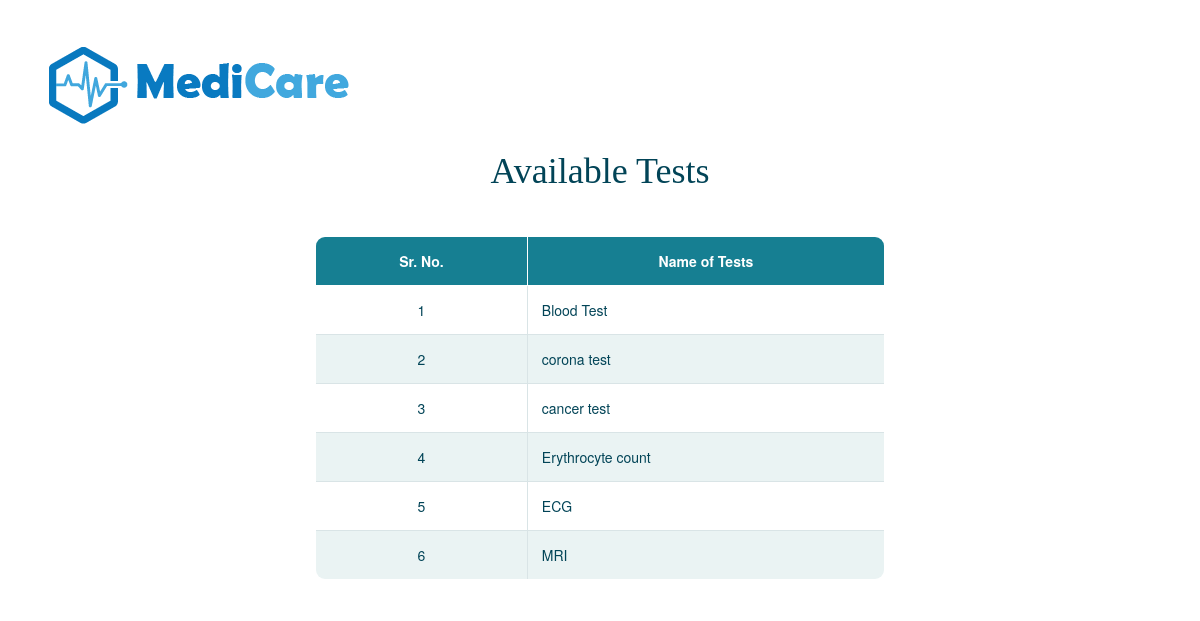
Screenshot of /viewtests.php (signed in) with the database file from the repository.
### tables this page shows
CREATE TABLE `tests` (
  `id` int(11) NOT NULL,
  `name` varchar(100) DEFAULT NULL
);

### viewtests.php (the view, shortened to what this page needs)
<?php
include_once 'includes/dbh.inc.php';
include_once 'managerheader.php';
?>
<div class ="container-fluid">
<div class ="row">
<div class= "col-xs-12">
<center><h1>Available Tests</h1></center>
</div>
</div>
</div><br>
<div class ="container-fluid">
<div class ="row">
<div class ="col-md-3 col-xs-12"></div>
<div class ="col-md-6 col-xs-12">
<table class ="responstable">
<tr>
<th><center>Sr. No.</center></th>
<th><center>Name of Tests</center></th>
</tr>
<?php
$i=1;
$sql="SELECT * FROM tests";
$result=mysqli_query($conn,$sql);
$resultcheck=mysqli_num_rows($result);
if($resultcheck<1)
{?>
<h3>No Tests</h3>
<?php
}
else{
    while($row=mysqli_fetch_assoc($result))
    {?>
    <tr>
    <td><?php echo $i?></td>
    <td><?php echo $row['name']?></td>
    </tr>
<?php
$i++;
    }
}
?>
</table></center>
</div>
</div>
</div>
</body>
</html>

### managerheader.php (style rules this page uses)
body { background-image:url(images/manager.jpg); background-size:cover; background-repeat:no-repeat; }

### viewtests.php (style rules this page uses)
.responstable { margin: 1em 0; width: 100%; overflow: hidden; background: #fff; color: #024457; border-radius: 10px; border: 1px solid #167f92; }
.responstable tr { border: 1px solid #d9e4e6; }
.responstable tr:nth-child(odd) { background-color: #eaf3f3; }
.responstable th { display: none; border: 1px solid #fff; background-color: #167f92; color: #fff; padding: 1em; }
.responstable th:first-child { display: table-cell; text-align: center; }
.responstable th:nth-child(2) { display: table-cell; }
.responstable th:nth-child(2):after { content: attr(data-th); }
@media (min-width: 480px) { .responstable th:nth-child(2):after { display: none; } }
.responstable td { display: block; word-wrap: break-word; max-width: 7em; }
.responstable td:first-child { display: table-cell; text-align: center; border-right: 1px solid #d9e4e6; }
@media (min-width: 480px) { .responstable td { border: 1px solid #d9e4e6; } }
.responstable th, .responstable td { text-align: left; margin: 0.5em 1em; }
@media (min-width: 480px) { .responstable th, .responstable td { display: table-cell; padding: 1em; } }
h1 { font-family: Verdana; font-weight: normal; color: #024457; }

### rows the page displays
tests: name "Blood Test"
tests: name "corona test"
tests: name "cancer test"
tests: name "Erythrocyte count"
tests: name "ECG"
tests: name "MRI"
